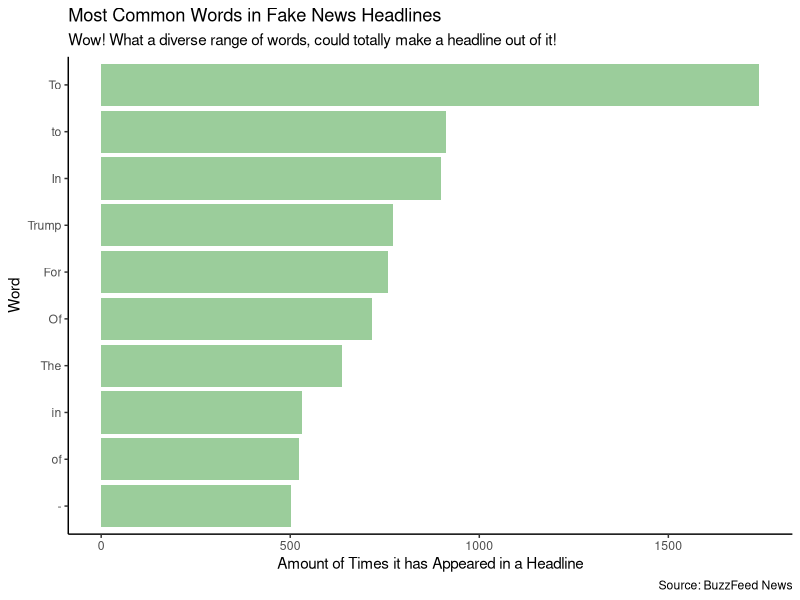

Write R code to recreate this figure.
## ---- chunk 1
knitr::opts_chunk$set(echo = FALSE)
library(tidyverse)
library(tidyr)
library(dplyr)
library(rmarkdown)
## ---- chunk 2
titledata <- read.csv("newstitle1.csv")
paged_table(titledata)
## ---- chunk 3
titledata %>%
  select(title, category) %>%
  slice(1:7900) %>% 
  mutate(title = strsplit(as.character(title), " ")) %>% 
  unnest(title) %>% 
  group_by(title) %>% 
  summarize(total = n()) %>% 
  arrange(desc(total)) %>% 
  slice(1:10) %>% 

ggplot(mapping = aes(x = reorder(title, total), y = total))+
  geom_col(fill = "darkseagreen3")+
  theme_classic()+
  coord_flip()+
labs(title = "Most Common Words in Fake News Headlines", 
     subtitle = "Wow! What a diverse range of words, could totally make a headline out of it!", y = "Amount of Times it has Appeared in a Headline", x = "Word", caption = "Source: BuzzFeed News")
